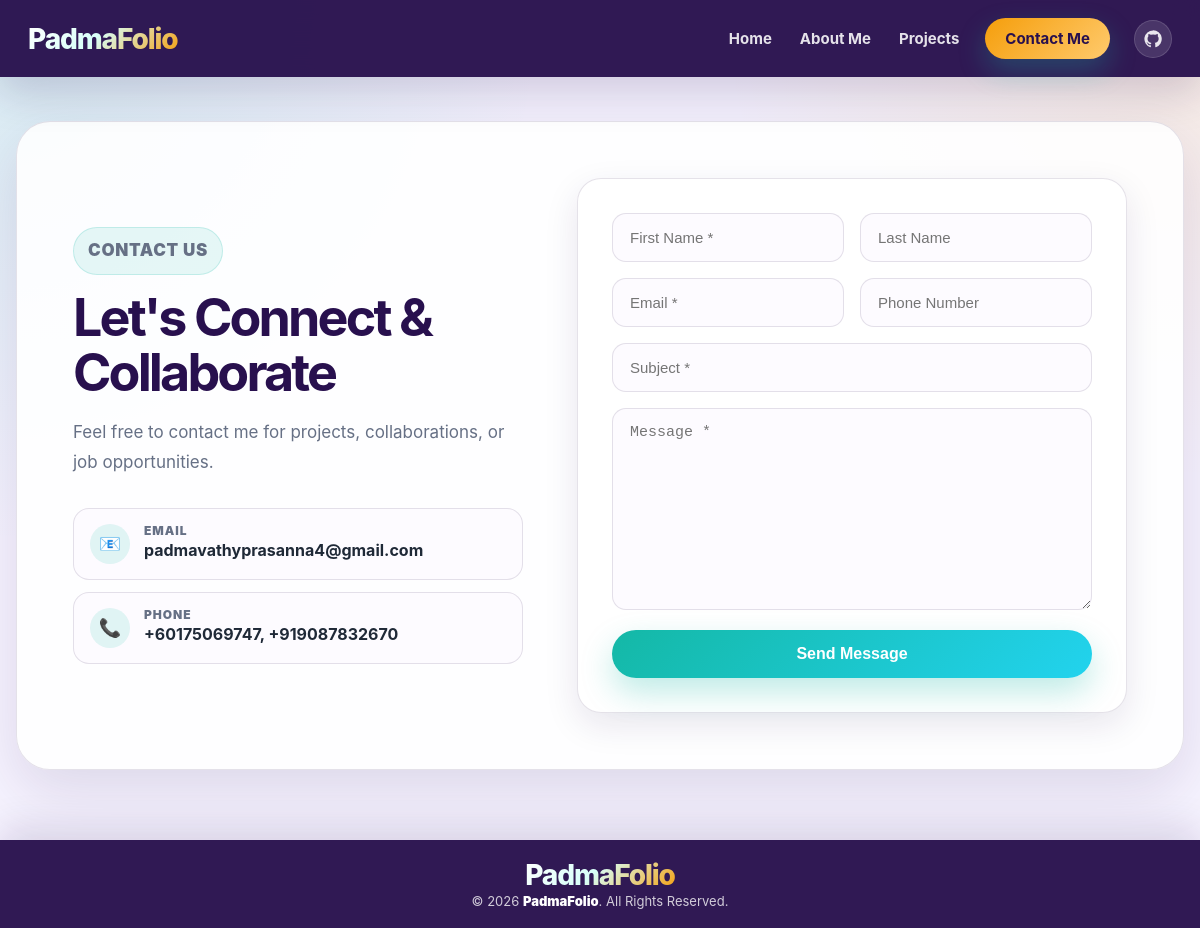
The page /contact-me/ on the database its author committed.
### portfolio/models.py (models this page shows, shortened)
class ContactDetail(models.Model):
    icon = models.CharField(
        max_length=30,
        default='📧',
        help_text='Add any emoji/icon text. Example: 📞, 📧, 📍, 🌐'
    )
    title = models.CharField(
        max_length=100,
        help_text='Example: Phone, Email, Location, Website'
    )
    value = models.CharField(
        max_length=255,
        help_text='The contact detail text shown on the website.'
    )
    link = models.CharField(
        max_length=300,
        blank=True,
        help_text='Optional clickable link. Examples: tel:+60123456789, mailto:name@gmail.com, https://example.com'
    )
    is_active = models.BooleanField(
        default=True,
        help_text='Only active contact details are shown on the website.'
    )
    order = models.PositiveIntegerField(
        default=0,
        help_text='Lower number appears first.'
    )
    class Meta:
        ordering = ['order', 'id']
        verbose_name = 'Contact Detail'
        verbose_name_plural = 'Contact Details'
    @property
    def open_in_new_tab(self):
        return self.link.startswith(('http://', 'https://'))

class Profile(models.Model):
    full_name = models.CharField(max_length=150)
    job_title = models.CharField(max_length=150)
    short_intro = models.TextField()
    about_me = models.TextField()
    profile_image = models.ImageField(upload_to='profile/', blank=True, null=True)
    cv_file = models.FileField(upload_to='cv/', blank=True, null=True)
    logo_text = models.CharField(max_length=100, default='PadmaFolio')
    address = models.CharField(max_length=255, blank=True)
    phone = models.CharField(max_length=30, blank=True)
    email = models.EmailField(blank=True)
    portfolio_website = models.URLField(blank=True)
    github = models.URLField(blank=True)
    linkedin = models.URLField(blank=True)

### portfolio/views.py (the view)
# urls.py: path('contact-me/', views.contact, name='contact'),
def contact(request):
    profile = get_profile()
    contact_page = ContactPageContent.objects.first()
    contact_details = ContactDetail.objects.filter(is_active=True).order_by("order", "id")
    if request.method == "POST":
        form = ContactForm(request.POST)
        if form.is_valid():
            contact_message = form.save()
            full_name = f"{contact_message.first_name} {contact_message.last_name}".strip()
            email_subject = f"Portfolio Contact: {contact_message.subject}"
            email_body = f"""
New message from portfolio website.

Name: {full_name}
Email: {contact_message.email}
Phone: {contact_message.phone}

Subject:
{contact_message.subject}

Message:
{contact_message.message}
"""
            try:
                email = EmailMessage(
                    subject=email_subject,
                    body=email_body,
                    from_email=settings.DEFAULT_FROM_EMAIL,
                    to=[settings.CONTACT_RECEIVER_EMAIL],
                    reply_to=[contact_message.email],
                )
                email.send(fail_silently=False)
                messages.success(
                    request,
                    "Your message has been sent successfully.",
                )
                return redirect("contact")
            except SMTPException:
                messages.error(
                    request,
                    "Message saved, but email could not be sent. Please check SMTP settings.",
                )
            except Exception:
                messages.error(
                    request,
                    "Something went wrong while sending your message. Please try again later.",
                )
        else:
            messages.error(
                request,
                "Please check the form and try again.",
            )
    else:
        form = ContactForm()
    return render(
        request,
        "portfolio/contact.html",
        {
            "profile": profile,
            "form": form,
            "contact_page": contact_page,
            "contact_details": contact_details,
        },
    )

### portfolio/forms.py
class ContactForm(forms.ModelForm):
    class Meta:
        model = ContactMessage
        fields = ['first_name', 'last_name', 'email', 'phone', 'subject', 'message']
        widgets = {
            'first_name': forms.TextInput(attrs={'placeholder': 'First Name *'}),
            'last_name': forms.TextInput(attrs={'placeholder': 'Last Name'}),
            'email': forms.EmailInput(attrs={'placeholder': 'Email *'}),
            'phone': forms.TextInput(attrs={'placeholder': 'Phone Number'}),
            'subject': forms.TextInput(attrs={'placeholder': 'Subject *'}),
            'message': forms.Textarea(attrs={'placeholder': 'Message *'}),
        }

### portfolio/views.py (called while the page is built)
def get_profile():
    return Profile.objects.first()

### portfolio/templates/portfolio/contact.html (shortened to what this page needs)
{% extends 'portfolio/base.html' %}
{% load static %}
{% block extra_css %}
<link rel="stylesheet" href="{% static 'portfolio/css/contact.css' %}?v=dynamic-contact-details">
{% endblock %}
{% block content %}
<section class="contact-section">
    <div class="contact-info">
        <p class="small-title">{{ contact_page.small_title|default:"Contact Us" }}</p>
        <h1>{{ contact_page.heading|default:"Let's Connect & Collaborate" }}</h1>
        <p>{{ contact_page.description|default:"Feel free to contact me for projects, collaborations, or job opportunities." }}</p>
        <div class="contact-list">
            {% for detail in contact_details %}
                <a class="contact-item {% if not detail.link %}is-static{% endif %}"
                   {% if detail.link %}href="{{ detail.link }}"{% endif %}
                   {% if detail.open_in_new_tab %}target="_blank" rel="noopener noreferrer"{% endif %}>
                    <span class="contact-icon">{{ detail.icon }}</span>
                    <span class="contact-text">
                        <span class="contact-label">{{ detail.title }}</span>
                        <span class="contact-value">{{ detail.value }}</span>
                    </span>
                </a>
            {% empty %}
                <p class="contact-empty">Add contact details from Django Admin → Contact Details.</p>
            {% endfor %}
        </div>
    </div>
    <div class="contact-form-box">
        <form method="POST">
            <div class="row">
                {{ form.first_name }}
                {{ form.last_name }}
            </div>
            <div class="row">
                {{ form.email }}
                {{ form.phone }}
            </div>
            {{ form.subject }}
            {{ form.message }}
            <button type="submit">Send Message</button>
        </form>
    </div>
</section>
{% endblock %}

### portfolio/templates/portfolio/base.html (shortened to what this page needs)
{% load static %}
<!DOCTYPE html>
<html lang="en">
<head>
    <link rel="stylesheet" href="{% static 'portfolio/css/base.css' %}?v=full-width-nav-footer">
    {% block extra_css %}{% endblock %}
</head>
<body>
<header class="navbar">
    <div class="logo">
        <a href="{% url 'home' %}">
            <span>{{ profile.logo_text|default:"PadmaFolio" }}</span>
        </a>
    </div>
    <nav class="nav-links" id="navLinks">
        <a href="{% url 'home' %}"
           class="{% if request.resolver_match.url_name == 'home' %}active{% endif %}">
            Home
        </a>
        <a href="{% url 'about' %}"
           class="{% if request.resolver_match.url_name == 'about' %}active{% endif %}">
            About Me
        </a>
        <a href="{% url 'projects' %}"
           class="{% if request.resolver_match.url_name == 'projects' or request.resolver_match.url_name == 'project_detail' %}active{% endif %}">
            Projects
        </a>
        <a href="{% url 'contact' %}"
           class="contact-btn {% if request.resolver_match.url_name == 'contact' %}active-contact{% endif %}">
            Contact Me
        </a>
        <div class="nav-social">
            {% if profile.github %}
                <a href="{{ profile.github }}" target="_blank" rel="noopener noreferrer" aria-label="GitHub" class="social-icon">
                </a>
            {% endif %}
        </div>
    </nav>
</header>
<main>
    {% block content %}{% endblock %}
</main>
<footer class="site-footer">
   <div class="logo">
        <a href="{% url 'home' %}">
            <span>{{ profile.logo_text|default:"PadmaFolio" }}</span>
        </a>
        <p class="footer-copy">
            © 2026 <strong>{{ profile.logo_text|default:"PadmaFolio" }}</strong>. All Rights Reserved.
        </p>
        </div>
</footer>
</body>
</html>

### portfolio/static/portfolio/css/base.css (style rules this page uses)
:root { --primary: #28104e; --primary-2: #4f2a90; --accent: #14b8a6; --accent-2: #f59e0b; --bg: #f6f3ff; --surface: #ffffff; --surface-soft: #fdfbff; --text: #1f2937; --muted: #667085; --border: rgba(40, 16, 78, 0.12); --shadow: 0 22px 60px rgba(40, 16, 78, 0.12); --shadow-soft: 0 12px 34px rgba(40, 16, 78, 0.10); --radius-lg: 26px; --radius-md: 16px; --container: 1180px; }
* { margin: 0; padding: 0; box-sizing: border-box; }
html { scroll-behavior: smooth; }
body { font-family: Inter, ui-sans-serif, system-ui, -apple-system, BlinkMacSystemFont, "Segoe UI", Arial, sans-serif; background: radial-gradient(circle at top left, rgba(20, 184, 166, 0.14), transparent 34rem), radial-gradient(circle at top right, rgba(245, 158, 11, 0.12), transparent 30rem), var(--bg); color: var(--text); overflow-x: hidden; }
img, svg { display: block; }
main { min-height: 70vh; }
a { color: inherit; }
.navbar { width: 100%; max-width: none; margin: 0; background: rgba(40, 16, 78, 0.96); backdrop-filter: blur(18px); padding: 18px max(28px, calc((100% - var(--container)) / 2)); display: flex; justify-content: space-between; align-items: center; position: sticky; top: 0; z-index: 999; border: 0; border-radius: 0; box-shadow: 0 16px 40px rgba(40, 16, 78, 0.18); animation: fadeIn 0.6s ease-in-out; }
.logo a { color: white; font-size: 28px; font-weight: 800; letter-spacing: -0.04em; text-decoration: none !important; }
.logo a span { background: linear-gradient(135deg, #ffffff, #d8fff9 45%, var(--accent-2)); -webkit-background-clip: text; background-clip: text; color: transparent; }
.nav-links { display: flex; align-items: center; gap: 24px; }
.nav-links a { color: rgba(255, 255, 255, 0.88); text-decoration: none !important; font-size: 15px; font-weight: 700; padding: 10px 2px; transition: 0.3s ease; }
.contact-btn { background: linear-gradient(135deg, var(--accent), #22d3ee); color: white !important; padding: 11px 20px !important; border-radius: 999px; box-shadow: 0 12px 28px rgba(20, 184, 166, 0.28); }
.contact-btn:hover, .contact-btn.active-contact { background: linear-gradient(135deg, var(--accent-2), #ffca6d); color: var(--primary) !important; }
.nav-social, .footer-social, .hero-social-links { display: flex; align-items: center; gap: 10px; }
.social-icon, .icon-link { width: 38px; height: 38px; display: inline-flex !important; align-items: center; justify-content: center; border-radius: 50%; color: white; background: rgba(255, 255, 255, 0.12); border: 1px solid rgba(255, 255, 255, 0.14); transition: 0.3s ease; text-decoration: none !important; flex: 0 0 auto; }
.social-icon svg, .icon-link svg, .social-pill svg, .github-detail-btn svg { width: 18px; height: 18px; fill: currentColor; }
.site-footer { width: 100%; max-width: none; margin: 70px 0 0; padding: 18px max(28px, calc((100% - var(--container)) / 2)); background: rgba(40, 16, 78, 0.96) !important; backdrop-filter: blur(18px); color: #ffffff !important; text-align: center; border: 0; border-radius: 0; box-shadow: 0 -12px 36px rgba(40, 16, 78, 0.14); }
.site-footer a, .site-footer a:link, .site-footer a:visited, .site-footer a:hover, .site-footer a:active, .site-footer a:focus { text-decoration: none !important; }
.footer-copy { color: rgba(255, 255, 255, 0.78); font-size: 13px; line-height: 1.4; margin: 0; white-space: nowrap; }
.footer-copy strong { color: #ffffff; font-weight: 900; }

### rows shown on the page
ContactDetail: icon "📧", title "EMAIL", value "padmavathyprasanna4@gmail.com"
ContactDetail: icon "📞", title "PHONE", value "+60175069747, +919087832670"
Profile: logo_text "PadmaFolio"

### other values the page prints
{{ contact_page.small_title|default:"Contact Us" }} "CONTACT US"
{{ contact_page.heading|default:"Let's Connect & Collaborate" }} "Let's Connect & Collaborate"
